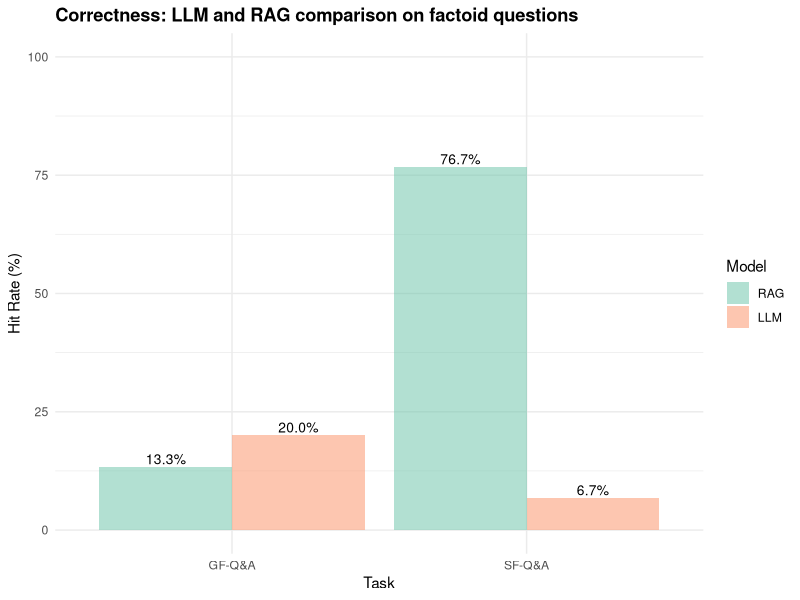

Reproduce this figure in R.
## ---- chunk 1
knitr::opts_chunk$set(echo = TRUE)
## ---- chunk 2
library(ggplot2)

# The data
RAG_corr <- c(13.3, 76.7)
LLM_corr <- c(20.0, 6.7)

data <- data.frame(
  Model = factor(rep(c("RAG", "LLM"), each = 2),levels = c("RAG", "LLM")),
  Task = factor(rep(c("GF-Q&A", "SF-Q&A"), 2), levels = c("GF-Q&A", "SF-Q&A")),
  HitRate = c(RAG_corr, LLM_corr)
)
# Create the bar plot
ggplot(data, aes(x = Task, y = HitRate, fill = Model)) +
  geom_bar(stat = "identity", position = position_dodge(),alpha = 0.5) +
  labs(title = "Correctness: LLM and RAG comparison on factoid questions",
       x = "Task",
       y = "Hit Rate (%)") +
   geom_text(aes(label = sprintf("%.1f%%", HitRate)), 
            position = position_dodge(width = 0.9), 
            vjust = -0.3, 
            size = 3.5) + 
  scale_y_continuous(limits = c(0, 100)) +
  scale_fill_brewer(palette = "Set2") +
  theme_minimal() +
  theme(plot.title = element_text(face = "bold"))
